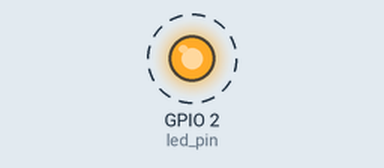
This program was run on a simulated ESP32. On the bench: output pins drawn as LEDs (lit = HIGH). Dashed ring = blinking. What the program prints to the serial monitor is not drawn.

Above: at 0.12 s.
Timing chart, 0 to 3.0 s (numbered marks = the images above):
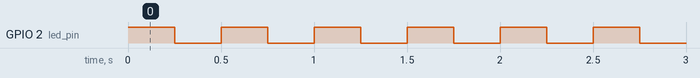

Measured:
- by itself, GPIO 2 (led_pin): alternates HIGH for 0.25 s and LOW for 0.25 s
- by itself, everything shown: repeats every 1.0 s, in 4 steps

The program:

main.cpp
```cpp
#include <Arduino.h>
//Use only core 1 for now
#if CONFIG_FREERTOS_UNICORE
static const BaseType_t app_cpu = 0;
#else
static const BaseType_t app_cpu = 1;
#endif

//Pins
static const int led_pin = LED_BUILTIN;

//blink LED
void toggleLED(void *parameter){
  while(1){
    digitalWrite(led_pin, HIGH);
    vTaskDelay(500 / portTICK_PERIOD_MS);
    digitalWrite(led_pin, LOW);
    vTaskDelay(500 / portTICK_PERIOD_MS);
    Serial.printf("[%lu ms] LED is blinking\n", millis());
  }
}

void toggleLED_different(void *parameter){
  while(1){
    digitalWrite(led_pin, HIGH);
    vTaskDelay(250 / portTICK_PERIOD_MS);
    digitalWrite(led_pin, LOW);
    vTaskDelay(250 / portTICK_PERIOD_MS);
    Serial.printf("[%lu ms] LED_2 is blinking\n", millis());

  }
}

void some_text(void *parameter){

  while(1){
    Serial.printf("[%lu ms] Hello from another task\n", millis());
    vTaskDelay(1000 / portTICK_PERIOD_MS);
  }
}

void setup() {
  Serial.begin(115200);
  pinMode(led_pin, OUTPUT);

  //Task to run forever
  xTaskCreatePinnedToCore(
              toggleLED,    //Function to be called
              "Toggle LED", //Name of task
              2048,         //Stack size (bytes in ESP32,words in FreeRTOS)
              NULL,         //Parameter to pass to function
              1,            //Task priority (0 to configMAX_PRIORITIES - 1)
              NULL,         //Task handle
              app_cpu);      //Run on one core for now

  xTaskCreatePinnedToCore(
              toggleLED_different,    //Function to be called
              "Toggle LED diff", //Name of task
              2048,         //Stack size (bytes in ESP32,words in FreeRTOS)
              NULL,         //Parameter to pass to function
              4,            //Task priority (0 to configMAX_PRIORITIES - 1)
              NULL,         //Task handle
              app_cpu);      //Run on one core for now


  xTaskCreatePinnedToCore(
              some_text,    //Function to be called
              "Some text", //Name of task
              2048,         //Stack size (bytes in ESP32,words in FreeRTOS)
              NULL,         //Parameter to pass to function
              2,            //Task priority (0 to configMAX_PRIORITIES - 1)
              NULL,         //Task handle
              app_cpu);      //Run on one core for now
}

void loop() {
  // put your main code here, to run repeatedly:

}
```
